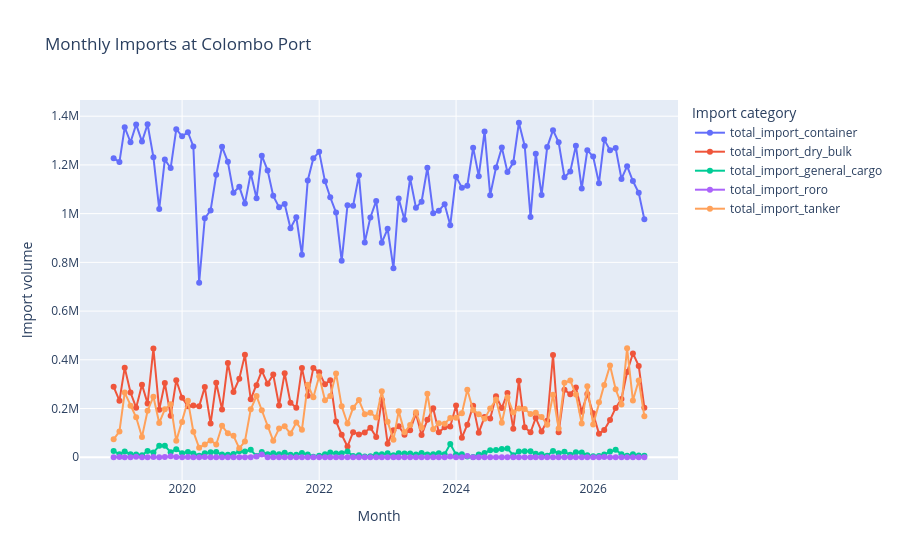

The cell this chart's notebook holds for it:
### Code cell
import pandas as pd
import plotly.express as px

plot_df = colombo_port_data.toPandas()

plot_df["date"] = pd.to_datetime(
    plot_df[["year", "month"]].assign(day=1)
)
plot_df = plot_df.sort_values("date")

columns = [
    "total_import_container",
    "total_import_dry_bulk",
    "total_import_general_cargo",
    "total_import_roro",
    "total_import_tanker",
]

fig = px.line(
    plot_df,
    x="date",
    y=columns,
    markers=True,
    title="Monthly Imports at Colombo Port",
    labels={
        "date": "Month",
        "value": "Import volume",
        "variable": "Import category",
    },
)

fig.show()
